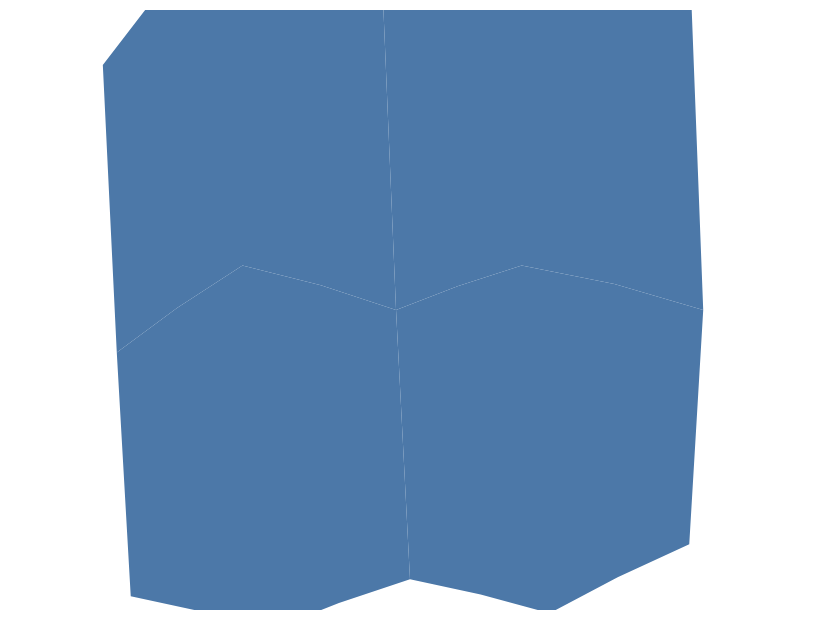

Write the Vega-Lite specification saved for this chart.
### Vega-Lite specification from a JSON file in a GitHub repository (floating-point values rounded to 4 significant figures)
{"$schema": "https://vega.github.io/schema/vega-lite/v6.json", "padding": 5, "autosize": "none", "width": 400, "height": 300, "data": {"values": {"type": "FeatureCollection", "features": [{"type": "Feature", "properties": {"name": "west", "value": 3, "cat": "a"}, "geometry": {"type": "Polygon", "coordinates": [[[-11, 48], [-2, 52], [9, 50], [10, 36], [0, 33], [-10, 35], [-11, 48]]]}}, {"type": "Feature", "properties": {"name": "east", "value": 5, "cat": "b"}, "geometry": {"type": "Polygon", "coordinates": [[[9, 50], [18, 52], [31, 50], [30, 38], [20, 34], [10, 36], [9, 50]]]}}, {"type": "Feature", "properties": {"name": "north-west", "value": 2, "cat": "a"}, "geometry": {"type": "Polygon", "coordinates": [[[-12, 60], [-3, 65], [8, 63], [9, 50], [-2, 52], [-11, 48], [-12, 60]]]}}, {"type": "Feature", "properties": {"name": "north-east", "value": 8, "cat": "b"}, "geometry": {"type": "Polygon", "coordinates": [[[8, 63], [19, 66], [30, 64], [31, 50], [18, 52], [9, 50], [8, 63]]]}}]}, "format": {"property": "features"}}, "projection": {"type": "mercator", "center": [10, 50], "scale": 400}, "mark": "geoshape"}
